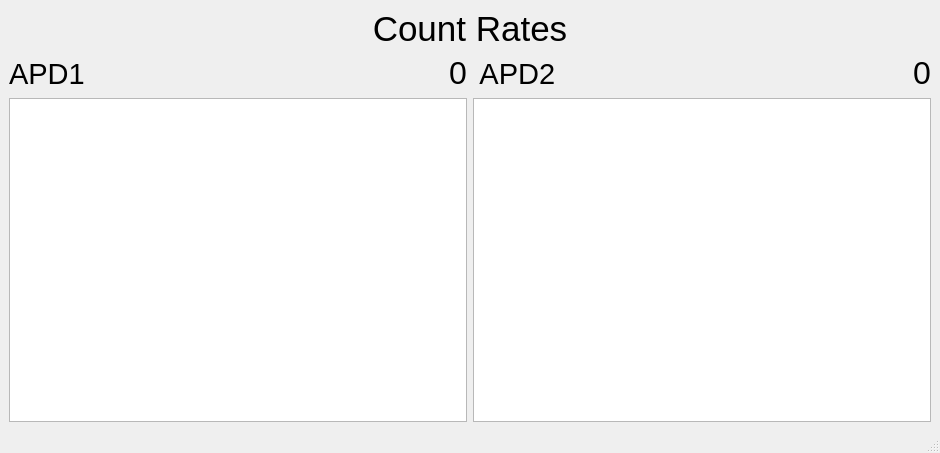
<?xml version="1.0" encoding="UTF-8"?>
<ui version="4.0">
 <class>MainWindow</class>
 <widget class="QMainWindow" name="MainWindow">
  <property name="geometry">
   <rect>
    <x>0</x>
    <y>0</y>
    <width>940</width>
    <height>453</height>
   </rect>
  </property>
  <property name="windowTitle">
   <string>DAQ Counter</string>
  </property>
  <widget class="QWidget" name="centralwidget">
   <layout class="QVBoxLayout" name="verticalLayout_3">
    <item>
     <widget class="QLabel" name="label_11">
      <property name="font">
       <font>
        <pointsize>26</pointsize>
       </font>
      </property>
      <property name="layoutDirection">
       <enum>Qt::LeftToRight</enum>
      </property>
      <property name="text">
       <string>&lt;html&gt;&lt;head/&gt;&lt;body&gt;&lt;p align=&quot;center&quot;&gt;Count Rates&lt;/p&gt;&lt;/body&gt;&lt;/html&gt;</string>
      </property>
     </widget>
    </item>
    <item>
     <layout class="QHBoxLayout" name="horizontalLayout_3">
      <item>
       <layout class="QVBoxLayout" name="verticalLayout">
        <item>
         <layout class="QHBoxLayout" name="horizontalLayout">
          <item>
           <widget class="QLabel" name="label_12">
            <property name="font">
             <font>
              <pointsize>22</pointsize>
             </font>
            </property>
            <property name="text">
             <string>APD1</string>
            </property>
           </widget>
          </item>
          <item>
           <widget class="QLabel" name="daq_channel1">
            <property name="font">
             <font>
              <pointsize>24</pointsize>
             </font>
            </property>
            <property name="text">
             <string>&lt;html&gt;&lt;head/&gt;&lt;body&gt;&lt;p align=&quot;right&quot;&gt;0&lt;/p&gt;&lt;/body&gt;&lt;/html&gt;</string>
            </property>
           </widget>
          </item>
         </layout>
        </item>
        <item>
         <widget class="PlotWidget" name="countTrace1"/>
        </item>
       </layout>
      </item>
      <item>
       <layout class="QVBoxLayout" name="verticalLayout_2">
        <item>
         <layout class="QHBoxLayout" name="horizontalLayout_2">
          <item>
           <widget class="QLabel" name="label_13">
            <property name="font">
             <font>
              <pointsize>22</pointsize>
             </font>
            </property>
            <property name="text">
             <string> APD2</string>
            </property>
           </widget>
          </item>
          <item>
           <widget class="QLabel" name="daq_channel2">
            <property name="font">
             <font>
              <pointsize>24</pointsize>
             </font>
            </property>
            <property name="text">
             <string>&lt;html&gt;&lt;head/&gt;&lt;body&gt;&lt;p align=&quot;right&quot;&gt;0&lt;/p&gt;&lt;/body&gt;&lt;/html&gt;</string>
            </property>
           </widget>
          </item>
         </layout>
        </item>
        <item>
         <widget class="PlotWidget" name="countTrace2"/>
        </item>
       </layout>
      </item>
     </layout>
    </item>
   </layout>
  </widget>
  <widget class="QMenuBar" name="menubar">
   <property name="geometry">
    <rect>
     <x>0</x>
     <y>0</y>
     <width>940</width>
     <height>21</height>
    </rect>
   </property>
  </widget>
  <widget class="QStatusBar" name="statusbar"/>
 </widget>
 <customwidgets>
  <customwidget>
   <class>PlotWidget</class>
   <extends>QGraphicsView</extends>
   <header>pyqtgraph</header>
  </customwidget>
 </customwidgets>
 <resources/>
 <connections/>
</ui>
